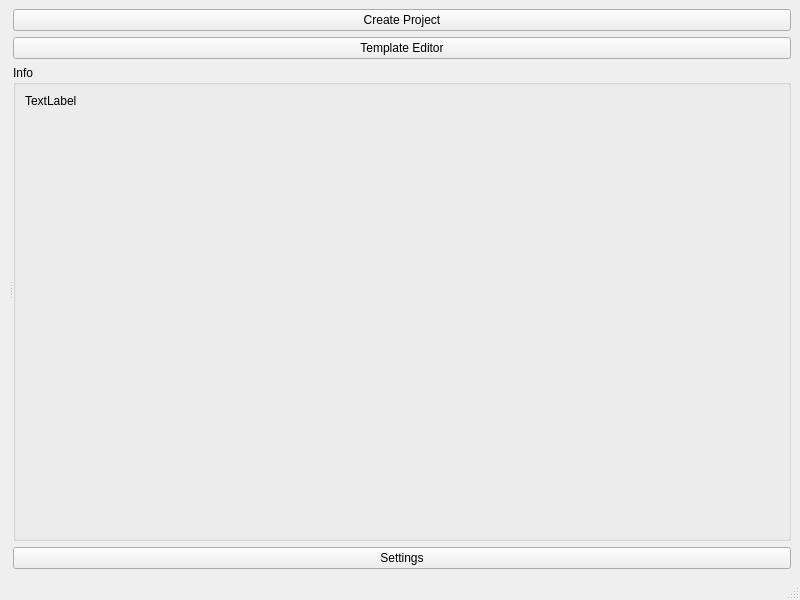
<?xml version="1.0" encoding="UTF-8"?>
<ui version="4.0">
 <class>ProjectManager</class>
 <widget class="QMainWindow" name="ProjectManager">
  <property name="geometry">
   <rect>
    <x>0</x>
    <y>0</y>
    <width>800</width>
    <height>600</height>
   </rect>
  </property>
  <property name="windowTitle">
   <string>Project Manager</string>
  </property>
  <widget class="QWidget" name="centralwidget">
   <layout class="QHBoxLayout" name="horizontalLayout">
    <item>
     <widget class="QSplitter" name="splitter">
      <property name="orientation">
       <enum>Qt::Horizontal</enum>
      </property>
      <widget class="QWidget" name="verticalLayoutWidget">
       <layout class="QVBoxLayout" name="project_list_ly"/>
      </widget>
      <widget class="QWidget" name="">
       <layout class="QVBoxLayout" name="verticalLayout">
        <item>
         <widget class="QPushButton" name="create_btn">
          <property name="text">
           <string>Create Project</string>
          </property>
         </widget>
        </item>
        <item>
         <widget class="QPushButton" name="template_btn">
          <property name="text">
           <string>Template Editor</string>
          </property>
         </widget>
        </item>
        <item>
         <widget class="QGroupBox" name="groupBox">
          <property name="title">
           <string>Info</string>
          </property>
          <layout class="QVBoxLayout" name="verticalLayout_3">
           <item>
            <widget class="QLabel" name="info_lbl">
             <property name="text">
              <string>TextLabel</string>
             </property>
             <property name="alignment">
              <set>Qt::AlignLeading|Qt::AlignLeft|Qt::AlignTop</set>
             </property>
            </widget>
           </item>
          </layout>
         </widget>
        </item>
        <item>
         <widget class="QPushButton" name="settings_btn">
          <property name="text">
           <string>Settings</string>
          </property>
         </widget>
        </item>
       </layout>
      </widget>
     </widget>
    </item>
   </layout>
  </widget>
  <widget class="QMenuBar" name="menubar">
   <property name="geometry">
    <rect>
     <x>0</x>
     <y>0</y>
     <width>800</width>
     <height>24</height>
    </rect>
   </property>
  </widget>
  <widget class="QStatusBar" name="statusbar"/>
 </widget>
 <resources/>
 <connections/>
</ui>
